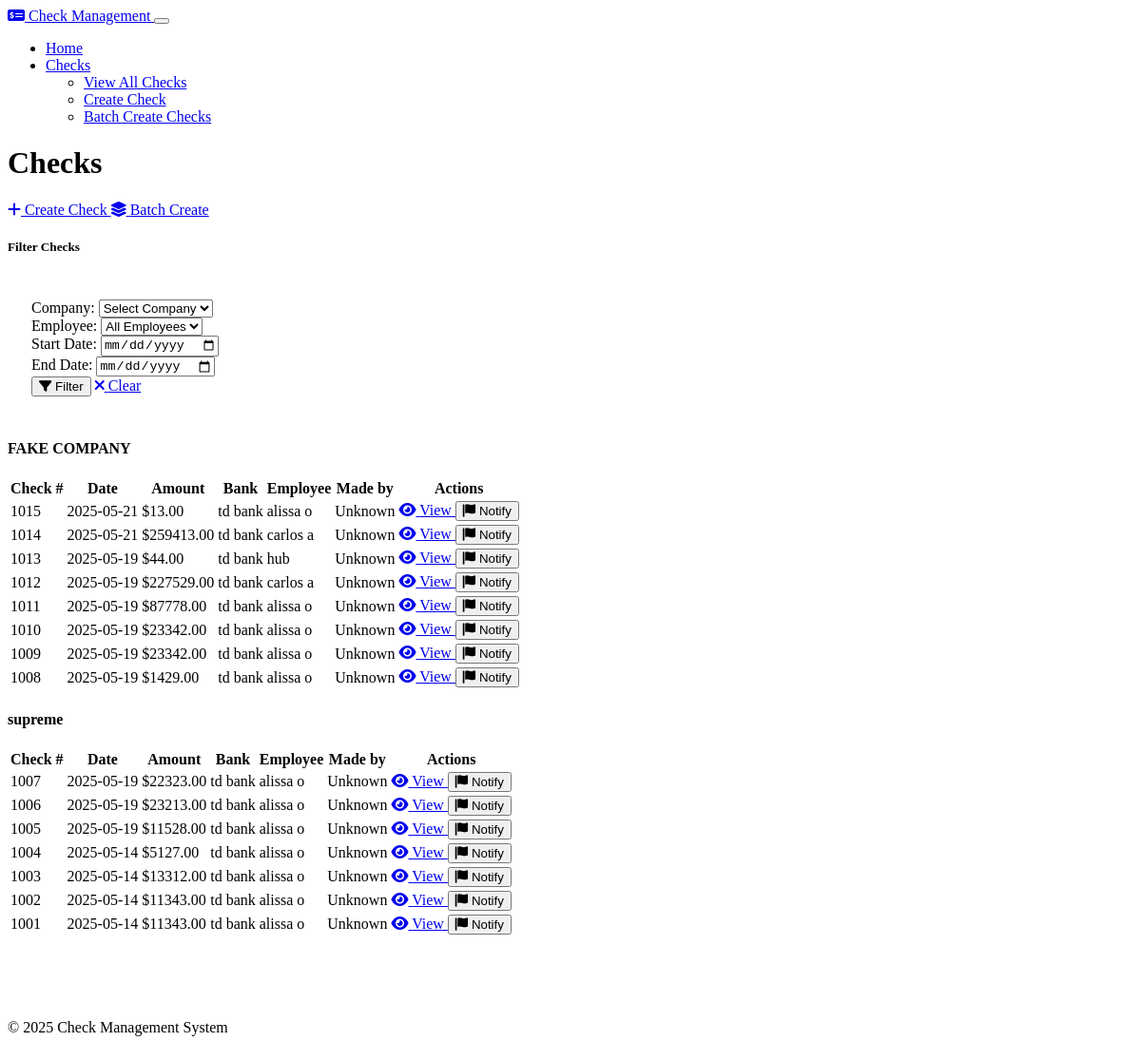
The page /checks on the database as committed earlier.
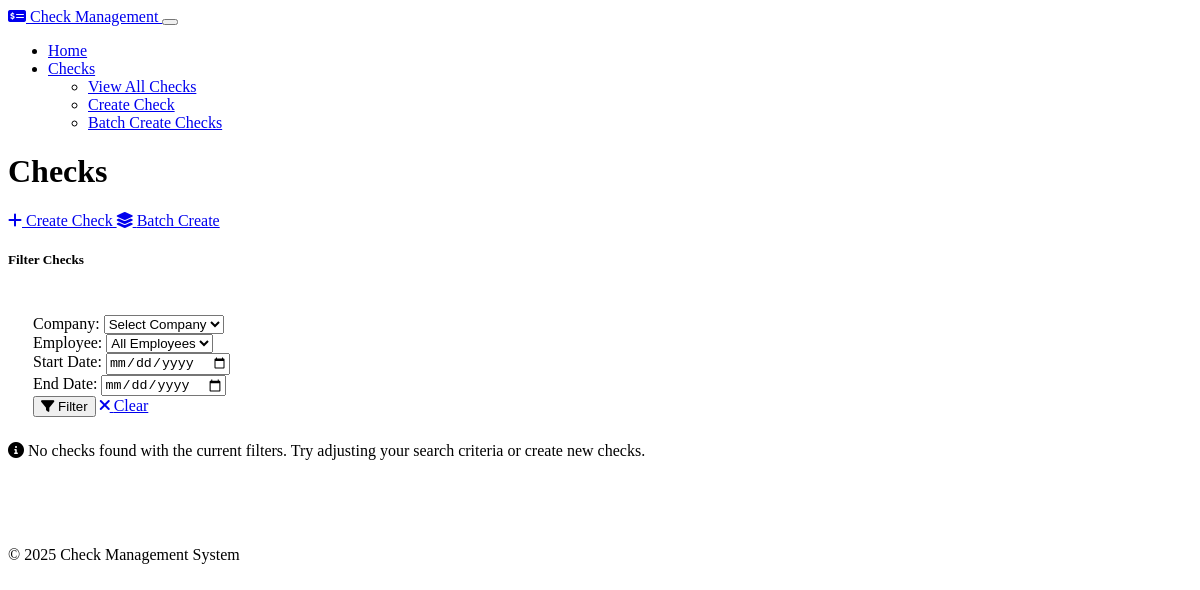
The same page on the database as committed later.
### models.py (models this page shows, shortened)
class Company(db.Model):
    id = db.Column(db.Integer, primary_key=True)
    name = db.Column(db.String(100), nullable=False)
    address = db.Column(db.String(200), nullable=False)
    logo = db.Column(db.Text, nullable=True)  # Store as base64 encoded string
    default_bank_id = db.Column(db.Integer, db.ForeignKey('bank.id'), nullable=True)
    employees = db.relationship('Employee', backref='company', lazy=True, cascade="all, delete-orphan")
    checks = db.relationship('Check', backref='company', lazy=True, cascade="all, delete-orphan")
    clients = db.relationship('CompanyClient', backref='company', lazy=True, cascade="all, delete-orphan")
    default_bank = db.relationship('Bank', backref='companies')

class Check(db.Model):
    id = db.Column(db.Integer, primary_key=True)
    check_number = db.Column(db.Integer, nullable=False)
    amount = db.Column(db.Numeric(10, 2), nullable=False)
    date = db.Column(db.Date, nullable=False, default=datetime.utcnow)
    flagged_by_user = db.Column(db.Boolean, default=False)
    flag_reason = db.Column(db.String(255), nullable=True)
    hours_worked = db.Column(db.Numeric(6, 2), nullable=True)
    pay_rate = db.Column(db.Numeric(10, 2), nullable=True)
    overtime_hours = db.Column(db.Numeric(6, 2), nullable=True)
    overtime_rate = db.Column(db.Numeric(10, 2), nullable=True)
    holiday_hours = db.Column(db.Numeric(6, 2), nullable=True)
    holiday_rate = db.Column(db.Numeric(10, 2), nullable=True)
    memo = db.Column(db.String(200), nullable=True)
    bank_id = db.Column(db.Integer, db.ForeignKey('bank.id'), nullable=False)
    company_id = db.Column(db.Integer, db.ForeignKey('company.id'), nullable=False)
    employee_id = db.Column(db.Integer, db.ForeignKey('employee.id'), nullable=False)
    client_id = db.Column(db.Integer, db.ForeignKey('company_client.id'), nullable=True)\
    created_by_id = db.Column(db.Integer, db.ForeignKey('user.id'))
    created_by = db.relationship('User', backref='created_checks')
    client = db.relationship('CompanyClient', backref='checks', lazy=True)

class Bank(db.Model):
    id = db.Column(db.Integer, primary_key=True)
    name = db.Column(db.String(100), nullable=False)
    routing_number = db.Column(db.String(9), nullable=False)
    account_number = db.Column(db.String(20), nullable=False)
    last_check_number = db.Column(db.Integer, default=1000)
    checks = db.relationship('Check', backref='bank', lazy=True, cascade="all, delete-orphan")

class Employee(db.Model):
    id = db.Column(db.Integer, primary_key=True)
    name = db.Column(db.String(100), nullable=False)
    title = db.Column(db.String(100), nullable=False)
    company_id = db.Column(db.Integer, db.ForeignKey('company.id'), nullable=False)
    checks = db.relationship('Check', backref='employee', lazy=True, cascade="all, delete-orphan")

### routes.py (the view)
    @app.route('/checks')
    def checks_index():
        bank_id = request.args.get('bank_id', type=int)
        company_id = request.args.get('company_id', type=int)
        employee_id = request.args.get('employee_id', type=int)
        start_date = request.args.get('start_date')
        end_date = request.args.get('end_date')
        query = Check.query
        if session.get('role') != 'admin':
            query = query.filter(Check.created_by_id == session.get('user_id'))
        if bank_id:
            query = query.filter(Check.bank_id == bank_id)
        if company_id:
            query = query.filter(Check.company_id == company_id)
        if employee_id:
            query = query.filter(Check.employee_id == employee_id)
        if start_date:
            start_date = datetime.strptime(start_date, '%Y-%m-%d').date()
            query = query.filter(Check.date >= start_date)
        if end_date:
            end_date = datetime.strptime(end_date, '%Y-%m-%d').date()
            query = query.filter(Check.date <= end_date)
        checks = query.order_by(Check.date.desc(), Check.check_number.desc()).all()
        grouped_checks = defaultdict(list)
        for check in checks:
            grouped_checks[check.company.name].append(check)
        if session.get('role') == 'admin':
            banks = Bank.query.all()
            companies = Company.query.all()
            employees = Employee.query.all()
        else:
            user_id = session.get('user_id')
            companies = db.session.query(Company).join(UserCompanyAssignment).filter(UserCompanyAssignment.user_id == user_id).all()
            banks = db.session.query(Bank).join(Check).filter(Check.created_by_id == user_id).distinct().all()
            employees = db.session.query(Employee).join(Company).join(Check).filter(Check.created_by_id == user_id).distinct().all()
        return render_template(
            'checks/index.html',
            grouped_checks=grouped_checks,
            banks=banks,
            companies=companies,
            employees=employees,
            bank_id=bank_id,
            company_id=company_id,
            employee_id=employee_id,
            start_date=start_date,
            end_date=end_date
        )

### templates/checks/index.html (shortened to what the changed rows need)
{% extends 'layout.html' %}
{% block content %}
<div class="d-flex justify-content-between align-items-center mb-4">
    <h1>Checks</h1>
    <div>
    </div>
</div>
<div class="card mb-4">
    <div class="card-header">
    </div>
    <div class="card-body">
    </div>
</div>
{% if grouped_checks %}
    {% for company_name, checks in grouped_checks.items() %}
        <h4 class="mt-4">{{ company_name }}</h4>
        <div class="table-responsive mb-4">
            <table class="table table-hover">
                <thead>
                    <tr>
                        <th>Check #</th>
                        <th>Date</th>
                        <th>Amount</th>
                        <th>Bank</th>
                        <th>Employee</th>
                        <th>Made by</th>
                        <th>Actions</th>
                    </tr>
                </thead>
                <tbody>
                    {% for check in checks %}
                        <tr>
                            <td>{{ check.check_number }}</td>
                            <td>{{ check.date.strftime('%Y-%m-%d') }}</td>
                           <td>
                {% if session.get('role') == 'admin' %}
                <form method="POST" action="{{ url_for('update_check_amount', id=check.id) }}" class="d-flex">
                  <input value="${{ check.amount }}" disabled class="form-control form-control-sm me-1" style="max-width: 100px;">
                </form>
                {% else %}
                ${{ check.amount }}
                {% endif %}
            </td>
                            <td>{{ check.bank.name }}</td>
                            <td>{{ check.employee.name }}</td>
                            <td>{{ check.created_by.username if check.created_by else 'Unknown' }}</td>
                            <td>
                                <div class="btn-group" role="group">
                                    <a href="{{ url_for('checks_view', id=check.id) }}" class="btn btn-sm btn-info">
                                        <i class="fas fa-eye"></i> View
                                    </a>
                                        {% if session.get('role') != 'admin' and not check.flagged_by_user %}
                                            <form method="POST" action="{{ url_for('flag_check', id=check.id) }}" style="display:inline;">
                                                <button type="submit" class="btn btn-sm btn-outline-warning">
                                                    <i class="fas fa-flag me-1"></i> Notify
                                                </button>
                                            </form>
                                            {% elif check.flagged_by_user %}
                                                <span class="badge bg-warning text-dark">Flagged</span>
                                            {% endif %}
                                </div>
                            </td>
                        </tr>
                    {% endfor %}
                </tbody>
            </table>
        </div>
    {% endfor %}
{% else %}
    <div class="alert alert-info">
        <i class="fas fa-info-circle me-2"></i> No checks found with the current filters. Try adjusting your search criteria or create new checks.
    </div>
{% endif %}
{% endblock %}

Rows that differ between the two databases and show on the page:
removed Company: name "FAKE COMPANY"
removed Check: check_number "1015", date "2025-05-21", amount "13.00", bank.name "td bank", employee.name "alissa o", created_by "Unknown", shown under "FAKE COMPANY"
removed Check: check_number "1014", date "2025-05-21", amount "259413.00", bank.name "td bank", employee.name "carlos a", created_by "Unknown", shown under "FAKE COMPANY"
removed Check: check_number "1013", date "2025-05-19", amount "44.00", bank.name "td bank", employee.name "hub", created_by "Unknown", shown under "FAKE COMPANY"
removed Check: check_number "1012", date "2025-05-19", amount "227529.00", bank.name "td bank", employee.name "carlos a", created_by "Unknown", shown under "FAKE COMPANY"
removed Check: check_number "1011", date "2025-05-19", amount "87778.00", bank.name "td bank", employee.name "alissa o", created_by "Unknown", shown under "FAKE COMPANY"
removed Check: check_number "1010", date "2025-05-19", amount "23342.00", bank.name "td bank", employee.name "alissa o", created_by "Unknown", shown under "FAKE COMPANY"
no longer on this page (row edited): Check: check_number "1009", date "2025-05-19", amount "23342.00", bank.name "td bank", employee.name "alissa o", created_by "Unknown", shown under "FAKE COMPANY"
no longer on this page (row edited): Check: check_number "1008", date "2025-05-19", amount "1429.00", bank.name "td bank", employee.name "alissa o", created_by "Unknown", shown under "FAKE COMPANY"
no longer on this page (row edited): Company: name "supreme"
no longer on this page (row edited): Check: check_number "1007", date "2025-05-19", amount "22323.00", bank.name "td bank", employee.name "alissa o", created_by "Unknown", shown under "supreme"
no longer on this page (row edited): Check: check_number "1006", date "2025-05-19", amount "23213.00", bank.name "td bank", employee.name "alissa o", created_by "Unknown", shown under "supreme"
no longer on this page (row edited): Check: check_number "1005", date "2025-05-19", amount "11528.00", bank.name "td bank", employee.name "alissa o", created_by "Unknown", shown under "supreme"
no longer on this page (row edited): Check: check_number "1004", date "2025-05-14", amount "5127.00", bank.name "td bank", employee.name "alissa o", created_by "Unknown", shown under "supreme"
no longer on this page (row edited): Check: check_number "1003", date "2025-05-14", amount "13312.00", bank.name "td bank", employee.name "alissa o", created_by "Unknown", shown under "supreme"
no longer on this page (row edited): Check: check_number "1002", date "2025-05-14", amount "11343.00", bank.name "td bank", employee.name "alissa o", created_by "Unknown", shown under "supreme"
no longer on this page (row edited): Check: check_number "1001", date "2025-05-14", amount "11343.00", bank.name "td bank", employee.name "alissa o", created_by "Unknown", shown under "supreme"
Other text that changed with them:
text now shown: "No checks found with the current filters. Try adjusting your search criteria or create new checks."
